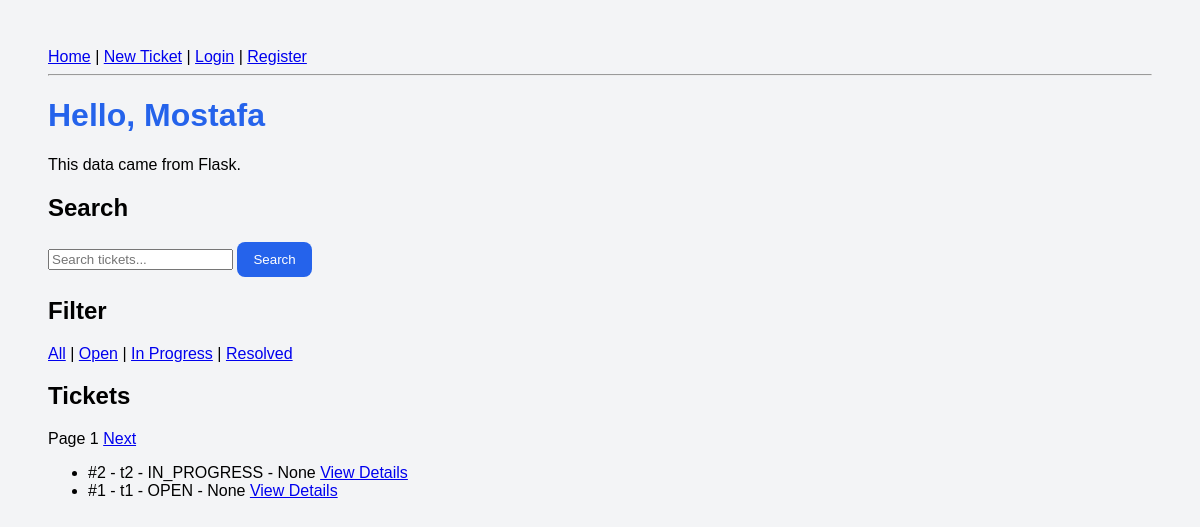
Before: / with the older database file.
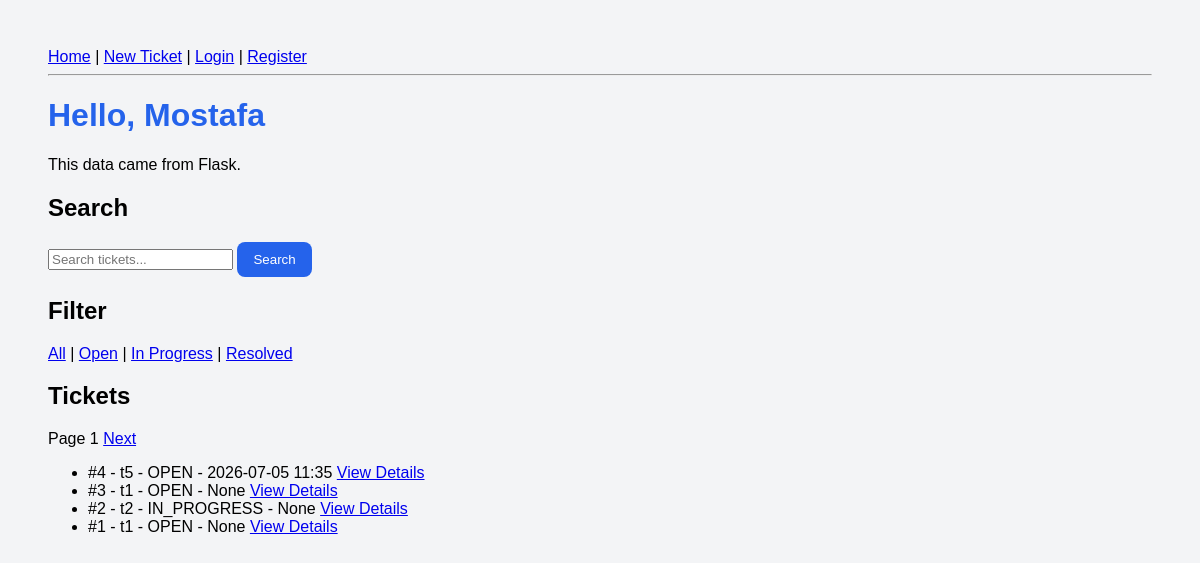
After: the same page with the newer database file.
### tables this page shows
CREATE TABLE tickets (
            id INTEGER PRIMARY KEY AUTOINCREMENT,
            title TEXT NOT NULL,
            status TEXT NOT NULL,
            description TEXT NOT NULL
        , user_id INTEGER REFERENCES users(id), created_at TEXT);

### ticket_routes.py (the view)
@ticket_bp.route("/")
def home():
    user_name = "Mostafa"
    status = request.args.get("status")
    q = request.args.get("q")
    page = request.args.get("page", 1, type=int)
    page_size = 5
    tickets = get_filtered_tickets(status, q, page, page_size)
    return render_template(
        "home.html",
        name=user_name,
        tickets=tickets,
        selected_status=status,
        search_keyword=q,
        page=page
    )

### database.py (called while the page is built)
def get_connection():
    connection = sqlite3.connect(DATABASE_NAME)
    connection.row_factory = sqlite3.Row # this allows us to access columns by name instead of index
    return connection

### ticket_repository.py (called while the page is built)
def row_to_ticket(row):
    return Ticket(
        id=row["id"],
        title=row["title"],
        status=TicketStatus(row["status"]),
        description=row["description"],
        user_id=row["user_id"],
        created_at=row["created_at"]
    )

def find_by_filters(status, keyword,limit=10, offset=0):
    connection = get_connection()
    sql = "SELECT * FROM tickets WHERE 1=1"
    params = []
    if status:
        sql += " AND status = ?"
        params.append(status)
    if keyword:
        sql += " AND (title LIKE ? OR description LIKE ?)"
        params.append(f"%{keyword}%")
        params.append(f"%{keyword}%")
    sql += " ORDER BY id DESC LIMIT ? OFFSET ?"
    params.append(limit)
    params.append(offset)
    rows = connection.execute(sql, params).fetchall()
    connection.close()
    return [row_to_ticket(row) for row in rows]

### ticket_service.py (called while the page is built)
def get_filtered_tickets(status, keyword, page, page_size):
    clean_status = None
    clean_keyword = None
    if status and status.strip() != "":
        clean_status = status.strip()
    if keyword and keyword.strip() != "":
        clean_keyword = keyword.strip()
    offset = (page - 1) * page_size
    return find_by_filters(clean_status, clean_keyword, page_size, offset)

### templates/home.html (shortened to what this page needs)
{% extends "base.html" %}
{% block content %}
<h1>Hello, {{ name }}</h1>
<p>This data came from Flask.</p>
<h2>Search</h2>
<form action="{{ url_for('tickets.home') }}" method="get">
    <input
        type="text"
        name="q"
        placeholder="Search tickets..."
        value="{{ search_keyword or '' }}"
    >
    <button type="submit">Search</button>
</form>
<h2>Filter</h2>
<a href="{{ url_for('tickets.home') }}">All</a>
|
<a href="{{ url_for('tickets.home', status='OPEN') }}">Open</a>
|
<a href="{{ url_for('tickets.home', status='IN_PROGRESS') }}">In Progress</a>
|
<a href="{{ url_for('tickets.home', status='RESOLVED') }}">Resolved</a>
<h2>Tickets</h2>
<div>
    <span>Page {{ page }}</span>
    <a href="{{ url_for('tickets.home', page=page+1, status=selected_status, q=search_keyword) }}">
        Next
    </a>
</div>
<ul>
    {% for ticket in tickets %}
        <li>
            #{{ ticket.id }} - {{ ticket.title }} - {{ ticket.status.value }} - {{ ticket.created_at }}
            <a href="{{ url_for('tickets.ticket_details', ticket_id=ticket.id) }}">View Details</a>
        </li>
    {% endfor %}
</ul>
{% endblock %}

### templates/base.html (shortened to what this page needs)
<!DOCTYPE html>
<html>
<head>
    <link rel="stylesheet" href="{{ url_for('static', filename='css/style.css') }}">
</head>
<body>
    <nav>
        <a href="{{ url_for('tickets.home') }}">Home</a>
        |
        <a href="{{ url_for('tickets.show_create_ticket_form') }}">New Ticket</a>
        |
        {% if session.get("user_id") %}
            <span>Welcome, {{ session.get("user_name") }}</span>
            |
            <a href="{{ url_for('auth.logout_route') }}">Logout</a>
        {% else %}
            <a href="{{ url_for('auth.login_form') }}">Login</a>
            |
            <a href="{{ url_for('auth.register_form') }}">Register</a>
        {% endif %}
    </nav>
    <hr>
    {% block content %}
    {% endblock %}
</body>
</html>

### static/css/style.css (style rules this page uses)
body { font-family: Arial, sans-serif; background-color: #f3f4f6; padding: 40px; }
h1 { color: #2563eb; }
button { padding: 10px 16px; border: none; background-color: #2563eb; color: white; border-radius: 8px; cursor: pointer; }

Changed rows visible on the page:
added tickets: id "4", title "t5", status.value "OPEN", created_at "2026-07-05 11:35"
added tickets: id "3", title "t1", status.value "OPEN", created_at "None"
